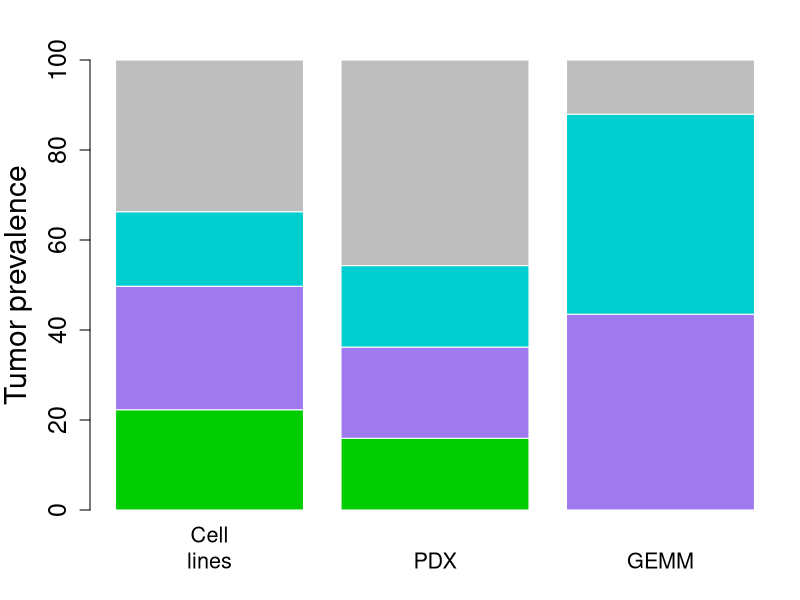

This chart was generated by the following R code:
data <- read.table("../data/CellLines_KRASall_subtypes.tsv", sep="\t", header=TRUE, check.names=FALSE)
data$Subtype <- factor(data$Subtype, levels=c("MES", "PRO", "MUC", "unclassified"))
prev.Celllines <- table(data$Subtype)

data <- read.table("../data/PDX_KRASall_subtypes.tsv", sep="\t", header=TRUE, check.names=FALSE)
data$Subtype <- factor(data$Subtype, levels=c("MES", "PRO", "MUC", "unclassified"))
prev.PDX <- table(data$Subtype)

data <- read.table("../data/GEMM_KRASmut_subtypes.tsv", sep="\t", header=TRUE, check.names=FALSE)
data$Subtype <- factor(data$Subtype, levels=c("MES", "PRO", "MUC", "unclassified"))
prev.GEMM <- table(data$Subtype)

prev <- rbind(prev.Celllines, prev.PDX, prev.GEMM)
rownames(prev) <- c("Cell\nlines", "PDX", "GEMM")
prev <- t(prev)
prev2 <- prop.table(prev, 2)*100

pdf("../figures/Fig4_CelllinesPDXGEMM_SubtypePrevalence.pdf", width=4, height=6.5)
par(mar=c(4.5, 4.5, 3, 1), xpd=TRUE)
bp <- barplot(prev2, xlab="", ylab="Tumor prevalence", col=c("green3", "mediumpurple2", "cyan3", "gray"), 
			cex.axis=1.5, cex.lab=1.8, cex.names=1.5, ylim=c(0,100), border=FALSE, xaxt="n")
axis(1, at=bp, pos=-5, labels=colnames(prev), lwd=0, cex.axis=1.3)
dev.off()
